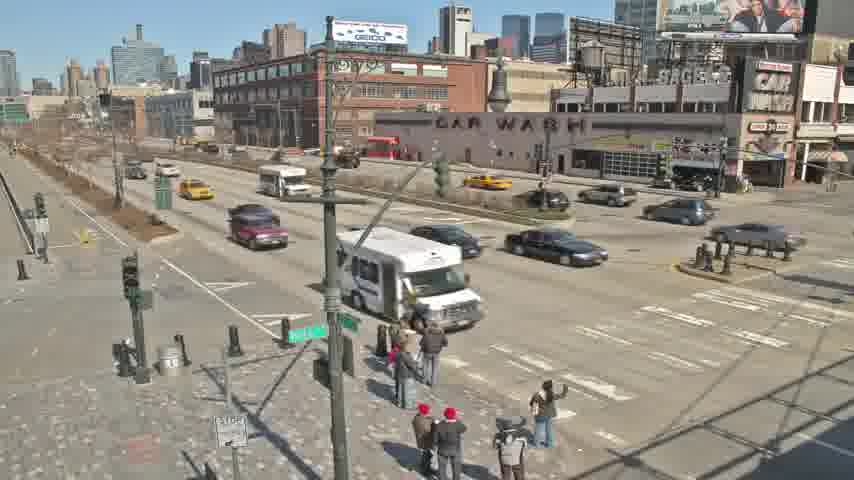
#> input picture img/00087.jpg, 854 x 480 px
$ python main.py
#> lines starting #> are read from the running program, lines starting #| are printed output that depends on the picture
from PIL import Image
import os
os.chdir("img")
images=os.listdir()
images.remove("duck.jpg")
images.remove("tirex.jpg")
images_data=[]
output=[]
for image in images:
    images_data.append(Image.open(image).convert('RGB').load())
os.chdir("..")
width,height=Image.open('img/'+images[0]).size
#> width = 854; height = 480
out=Image.new("RGB", (width,height),'red')
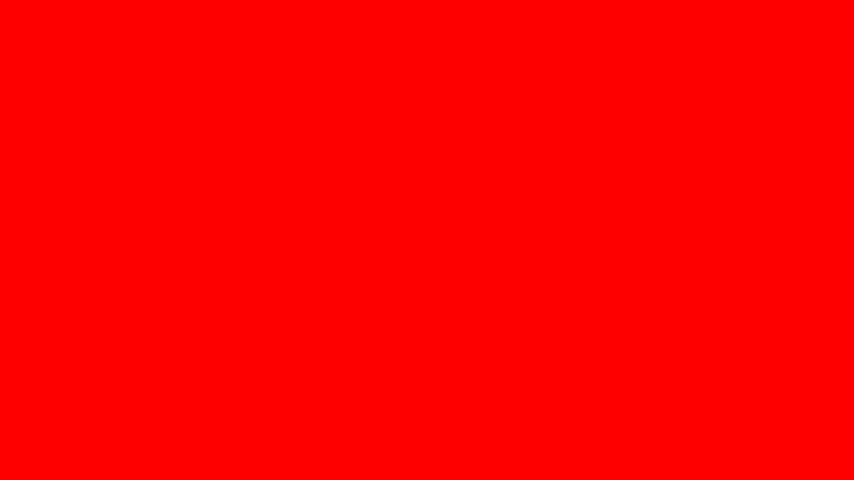
#> out: PIL image 854x480 RGB; mean R, G, B 255, 0, 0
pixels=out.load()
print("Processoring in progress, please wait...")
for y in range(height):
    for x in range(width):
        l1=[images_data[i][x,y][0] for i in range(len(images_data))]
        l1.sort()
        l1=l1[len(l1)//2]
        l2=[images_data[i][x,y][1] for i in range(len(images_data))]
        l2.sort()
        l2=l2[len(l2)//2]
        l3=[images_data[i][x,y][2] for i in range(len(images_data))]
        l3.sort()
        l3=l3[len(l3)//2]
        pixels[x,y]=(l1,l2,l3)
print("Execution done!")
out.save("output.jpg")
#> out is the input picture: PIL image 854x480 RGB; mean R, G, B 143.8, 139.5, 130.5
out.show()
